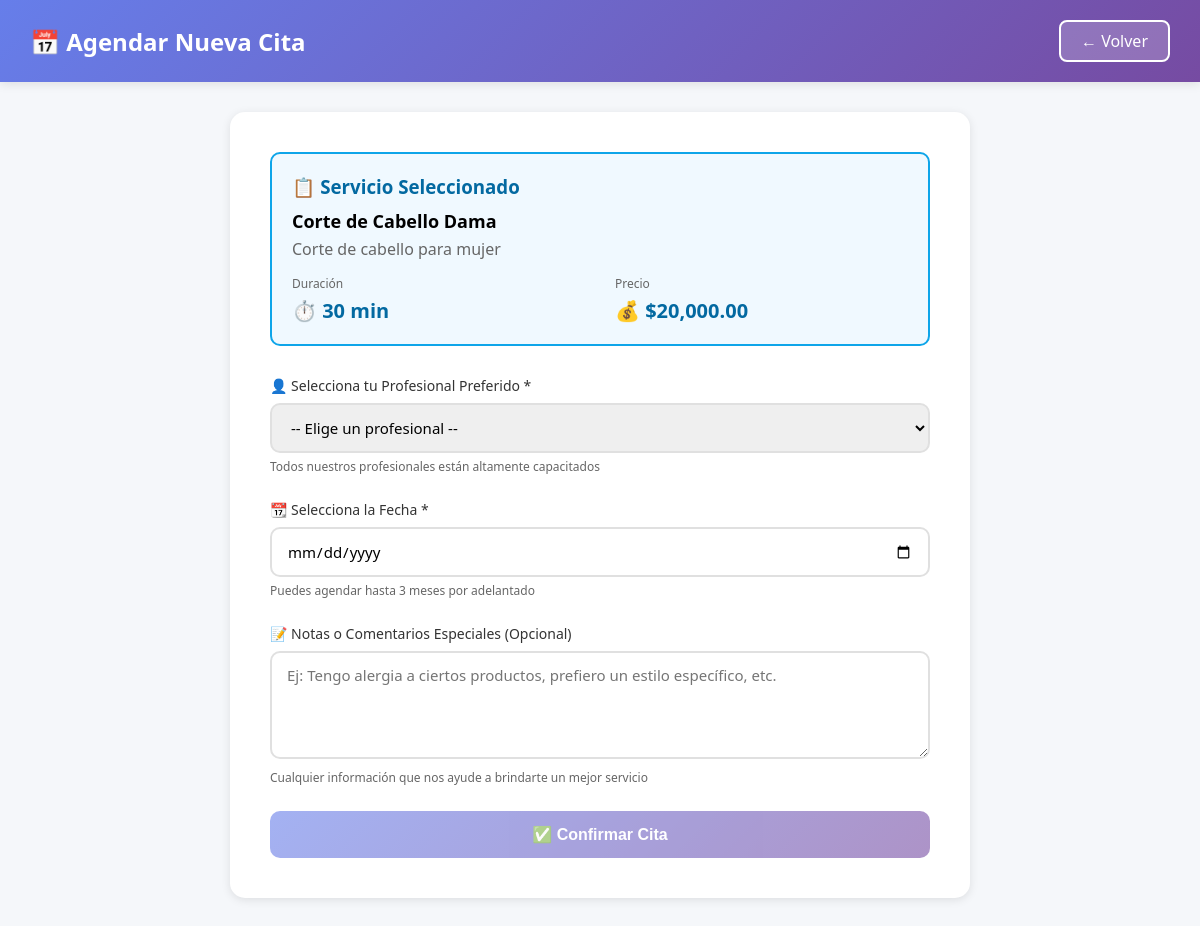
The app's page /pages/cliente/agendar_cita.php?servicio_id=1 (signed in) with its own data.
### tables this page shows
CREATE TABLE `servicios` (
  `id` int(11) NOT NULL,
  `nombre` varchar(100) NOT NULL,
  `descripcion` text DEFAULT NULL,
  `duracion` int(11) NOT NULL COMMENT 'Duración en minutos',
  `precio` decimal(10,2) NOT NULL,
  `activo` tinyint(1) DEFAULT 1,
  `fecha_creacion` timestamp NULL DEFAULT current_timestamp()
);

### pages/cliente/agendar_cita.php (the view, shortened to what this page needs)
<?php
$database = new Database();
$db = $database->getConnection();
$servicio_id = $_GET['servicio_id'] ?? null;
$servicio = null;
if ($servicio_id) {
    $query = "SELECT * FROM servicios WHERE id = :id AND activo = 1";
    $stmt = $db->prepare($query);
    $stmt->bindParam(':id', $servicio_id);
    $stmt->execute();
    $servicio = $stmt->fetch();
}
?>
<!DOCTYPE html>
<html lang="es">
<head>
</head>
<body>
    <div class="header">
        <div class="header-content">
            <h1>📅 Agendar Nueva Cita</h1>
            <a href="dashboard.php" class="btn-back">← Volver</a>
        </div>
    </div>
    <div class="container">
        <?php if ($servicio): ?>
            <div class="form-container">
                <div class="service-info">
                    <h3>📋 Servicio Seleccionado</h3>
                    <p style="font-size: 18px; margin-top: 10px; font-weight: 600;">
                        <?php echo htmlspecialchars($servicio['nombre']); ?>
                    </p>
                    <p style="color: #666; margin-top: 5px;">
                        <?php echo htmlspecialchars($servicio['descripcion']); ?>
                    </p>
                    <div class="service-details">
                        <div class="service-detail">
                            <label>Duración</label>
                            <div class="value">⏱️ <?php echo $servicio['duracion']; ?> min</div>
                        </div>
                        <div class="service-detail">
                            <label>Precio</label>
                            <div class="value">💰 $<?php echo number_format($servicio['precio'], 2); ?></div>
                        </div>
                    </div>
                </div>
                <form id="form-agendar" action="procesar_agendar_cita.php" method="POST">
                    <div class="form-group">
                        <label for="empleado_id">
                            👤 Selecciona tu Profesional Preferido *
                        </label>
                        <select id="empleado_id" name="empleado_id" required onchange="resetearHorarios(); cargarHorarios()">
                            <option value="">-- Elige un profesional --</option>
                        </select>
                        <div class="help-text">
                            Todos nuestros profesionales están altamente capacitados
                        </div>
                    </div>
                    <div class="form-group">
                        <label for="fecha_cita">
                            📆 Selecciona la Fecha *
                        </label>
                        <input
                            type="date"
                            id="fecha_cita"
                            name="fecha_cita"
                            required
                            min="<?php echo date('Y-m-d'); ?>"
                            max="<?php echo date('Y-m-d', strtotime('+3 months')); ?>"
                            onchange="resetearHorarios(); cargarHorarios()"
                        >
                        <div class="help-text">
                            Puedes agendar hasta 3 meses por adelantado
                        </div>
                    </div>
                    <div class="form-group">
                        <label for="notas">
                            📝 Notas o Comentarios Especiales (Opcional)
                        </label>
                        <textarea
                            id="notas"
                            name="notas"
                            rows="4"
                            placeholder="Ej: Tengo alergia a ciertos productos, prefiero un estilo específico, etc."
                        ></textarea>
                        <div class="help-text">
                            Cualquier información que nos ayude a brindarte un mejor servicio
                        </div>
                    </div>
                    <button type="submit" class="btn-primary" id="btn-submit" disabled>
                        ✅ Confirmar Cita
                    </button>
                </form>
            </div>
        <?php endif; ?>
    </div>
</body>
</html>

### pages/cliente/agendar_cita.php (style rules this page uses)
* { margin: 0; padding: 0; box-sizing: border-box; }
body { font-family: 'Segoe UI', Tahoma, Geneva, Verdana, sans-serif; background: #f5f7fa; }
.header { background: linear-gradient(135deg, #667eea 0%, #764ba2 100%); color: white; padding: 20px 30px; box-shadow: 0 2px 10px rgba(0,0,0,0.1); }
.header-content { max-width: 1400px; margin: 0 auto; display: flex; justify-content: space-between; align-items: center; }
.header h1 { font-size: 24px; }
.btn-back { background: rgba(255,255,255,0.2); color: white; padding: 8px 20px; border: 2px solid white; border-radius: 8px; text-decoration: none; font-weight: 500; transition: all 0.3s; }
.container { max-width: 800px; margin: 30px auto; padding: 0 30px; }
.form-container { background: white; padding: 40px; border-radius: 15px; box-shadow: 0 2px 10px rgba(0,0,0,0.1); }
.service-info { background: #f0f9ff; border: 2px solid #0ea5e9; padding: 20px; border-radius: 10px; margin-bottom: 30px; }
.service-info h3 { color: #0369a1; margin-bottom: 10px; }
.service-details { display: flex; gap: 30px; margin-top: 15px; }
.service-detail { flex: 1; }
.service-detail label { color: #666; font-size: 12px; display: block; margin-bottom: 5px; }
.service-detail .value { font-size: 20px; font-weight: bold; color: #0369a1; }
.form-group { margin-bottom: 25px; }
label { display: block; margin-bottom: 8px; color: #333; font-weight: 500; font-size: 14px; }
input[type="date"], select, textarea { width: 100%; padding: 12px 15px; border: 2px solid #e0e0e0; border-radius: 10px; font-size: 15px; transition: all 0.3s; font-family: inherit; }
.btn-primary { width: 100%; padding: 14px; background: linear-gradient(135deg, #667eea 0%, #764ba2 100%); color: white; border: none; border-radius: 10px; font-size: 16px; font-weight: 600; cursor: pointer; transition: all 0.3s; }
.btn-primary:disabled { opacity: 0.6; cursor: not-allowed; transform: none; }
.help-text { font-size: 12px; color: #666; margin-top: 5px; }

### records on screen
servicios: nombre "Corte de Cabello Dama", descripcion "Corte de cabello para mujer", duracion "30", precio "20,000.00"
